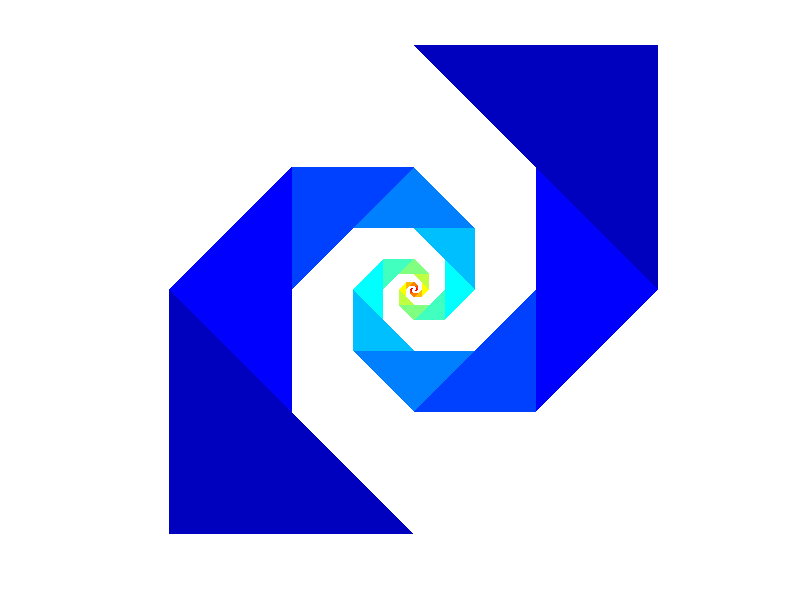

Write MATLAB code to recreate this figure.
%baravelle spiral
l=1;
theta=0;
xold=0;
yold=0;
total=15;
cmap=jet(total);
for k=1:total
    x=[l 0 0];
    y=[0 0 l];
    [t,r]=cart2pol(x,y);
    [x,y]=pol2cart(t+theta,r);
    patch(x+xold,y+yold,cmap(k,:),'edgecolor','none');
    patch(-(x+xold)+2,-(y+yold)+2,cmap(k,:),'edgecolor','none');
    %patch(-(x+xold)+2,(y+yold),'r');
    %patch((x+xold),-(y+yold)+2,'r');
    xold=x(end)+xold;
    yold=y(end)+yold;
    theta=theta-pi/4;    
    l=l/sqrt(2);
end
axis equal off
